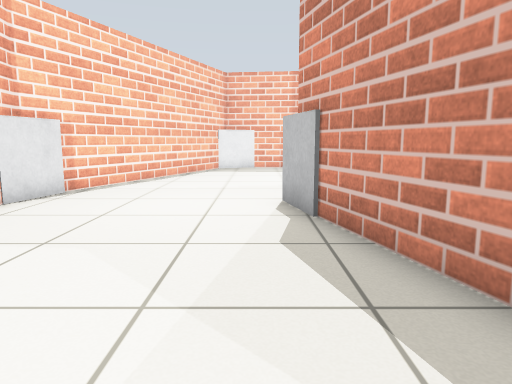
[1] (above)

16 first-person views from a walk through a world built for the Gazebo simulator. The camera is 0.72 m above the floor, tilts 8° down and sees 70° across. The floor is counted in squares, 0.5 m on a side. Each view is taken from the middle of a square. On the plan, view 1 faces up. The plan holds only what a view shows up to about 16 squares ahead; the rest is blank. The robots in the file are not drawn. Some stock models are drawn as simple stand-ins. Surface patterns are stand-ins for the level's own textures.

[2]
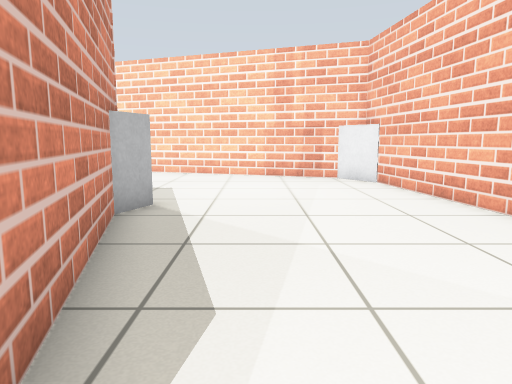

[3]
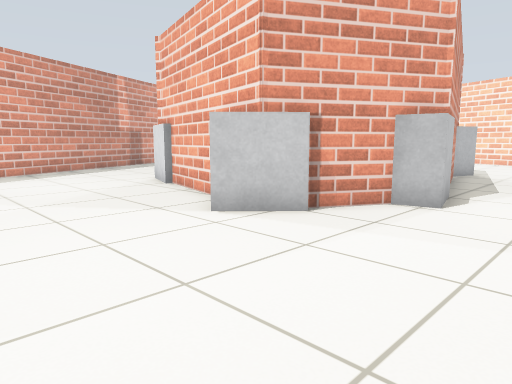

[4]
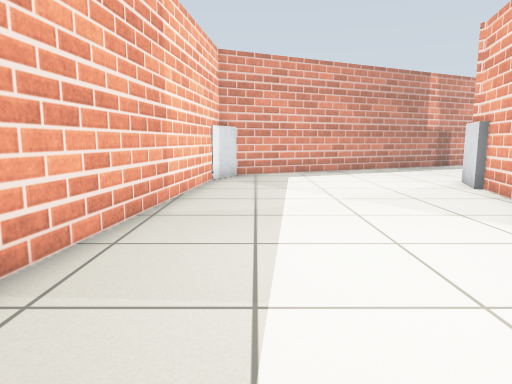

[5]
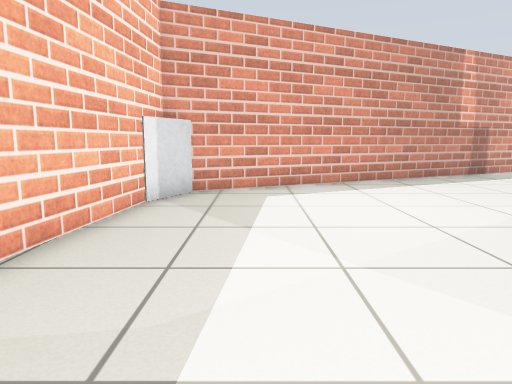

[6]
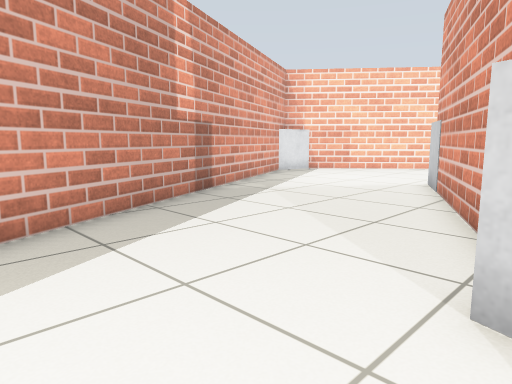

[7]
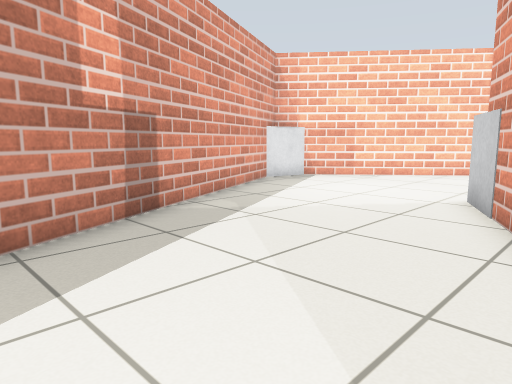

[8]
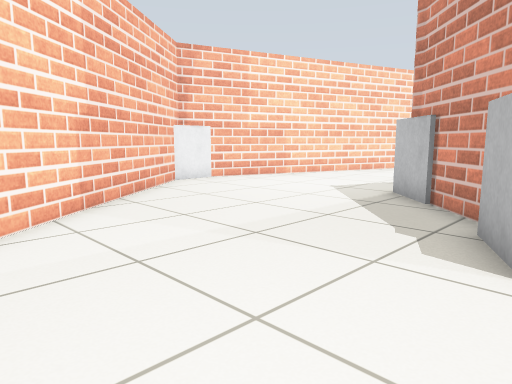

[9]
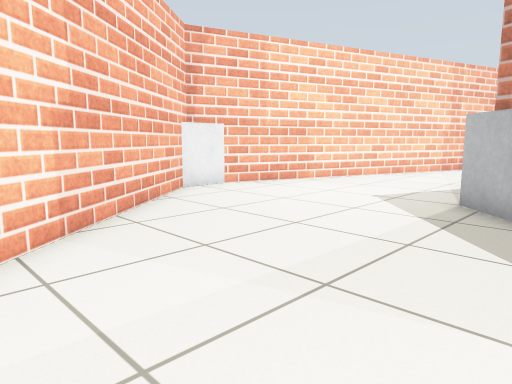

[10]
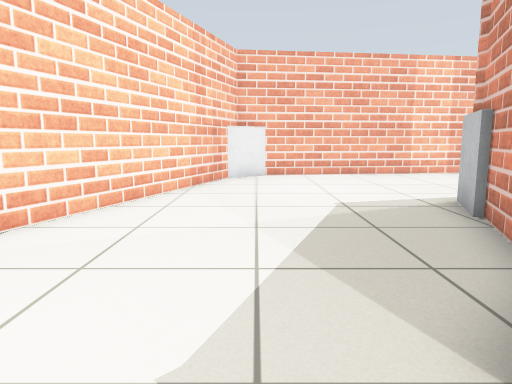

[11]
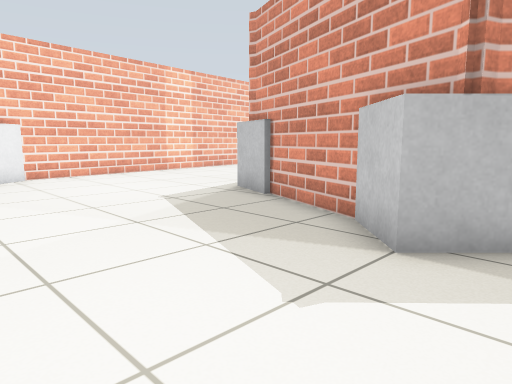

[12]
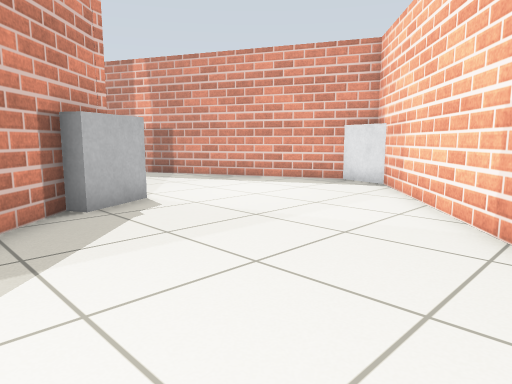

[13]
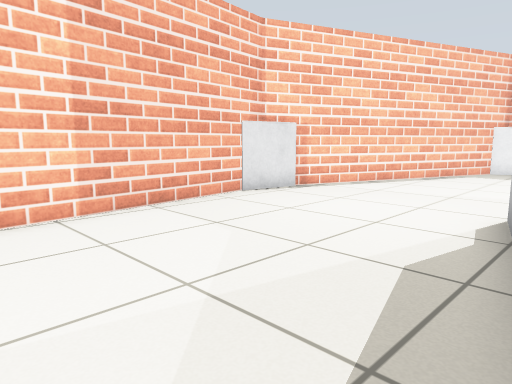

[14]
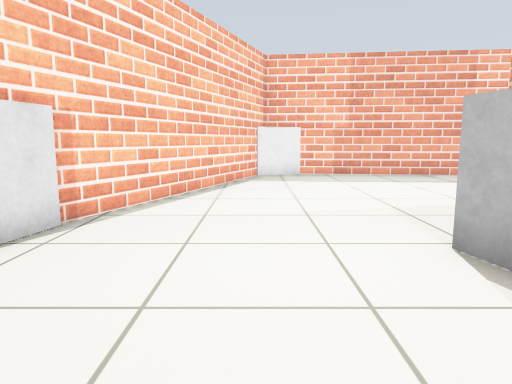

[15]
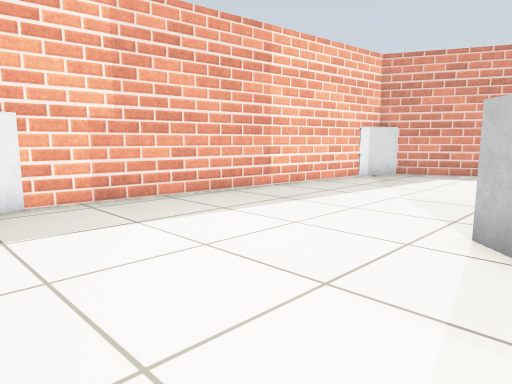

[16]
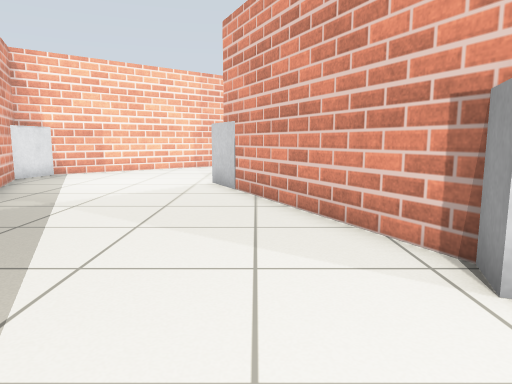

### Floor plan
Key: @ floor where view 1 was taken; # wall or solid block; . floor; M marker.
Columns run from 6 left of view 1 to 23 right of it. Each row starts with its distance up from view 1.
 20     MM#######
 19     #.......######MM
 18    #...............##
 17    #................#
 16   ##................##
 15   #..................#
 14   #..................##
 13  #....................#
 12  #........M...........##
 11  #.......MMM#..........#
 10 M.......#M   ##M#M.....#
  9 M......MM       M.......#
  8 #......M        M#......#
  7 #......#         #.......#
  6 #.......#        ##......#
  5 #.......#         #.......#
  4 ##......#         ##......#
  3  #......##         #.......#
  2  #.......#         MM......#
  1  #.......M         MM......##
  0  #....@..MM       #MM.......#
 -1  #........M###   #..........#M
 -2  #...........#MMM...........MM
 -3  #.............M...........#M
 -4  #........................##
 -5   #......................#
 -6   M#...................##
 -7    ####...............##
 -8       ####...........##
 -9          ####.......#
-10             ####..##
-11                #MMM

Where each view was taken, in squares from view 1:
view 1: 0 up, 0 right, facing up
view 2: 8 up, 0 right, facing down
view 3: 17 up, 2 left, facing down-right
view 4: 17 up, 2 left, facing right
view 5: 16 up, 3 right, facing right
view 6: 13 up, 10 right, facing down-right
view 7: 10 up, 12 right, facing down-right
view 8: 1 up, 19 right, facing down-left
view 9: 1 down, 18 right, facing down-left
view 10: 5 down, 11 right, facing left
view 11: 8 down, 11 right, facing up-left
view 12: 8 down, 10 right, facing up-right
view 13: 1 up, 2 right, facing up-left
view 14: 4 up, 2 left, facing up
view 15: 11 up, 2 left, facing up-right
view 16: 13 up, 13 right, facing down
